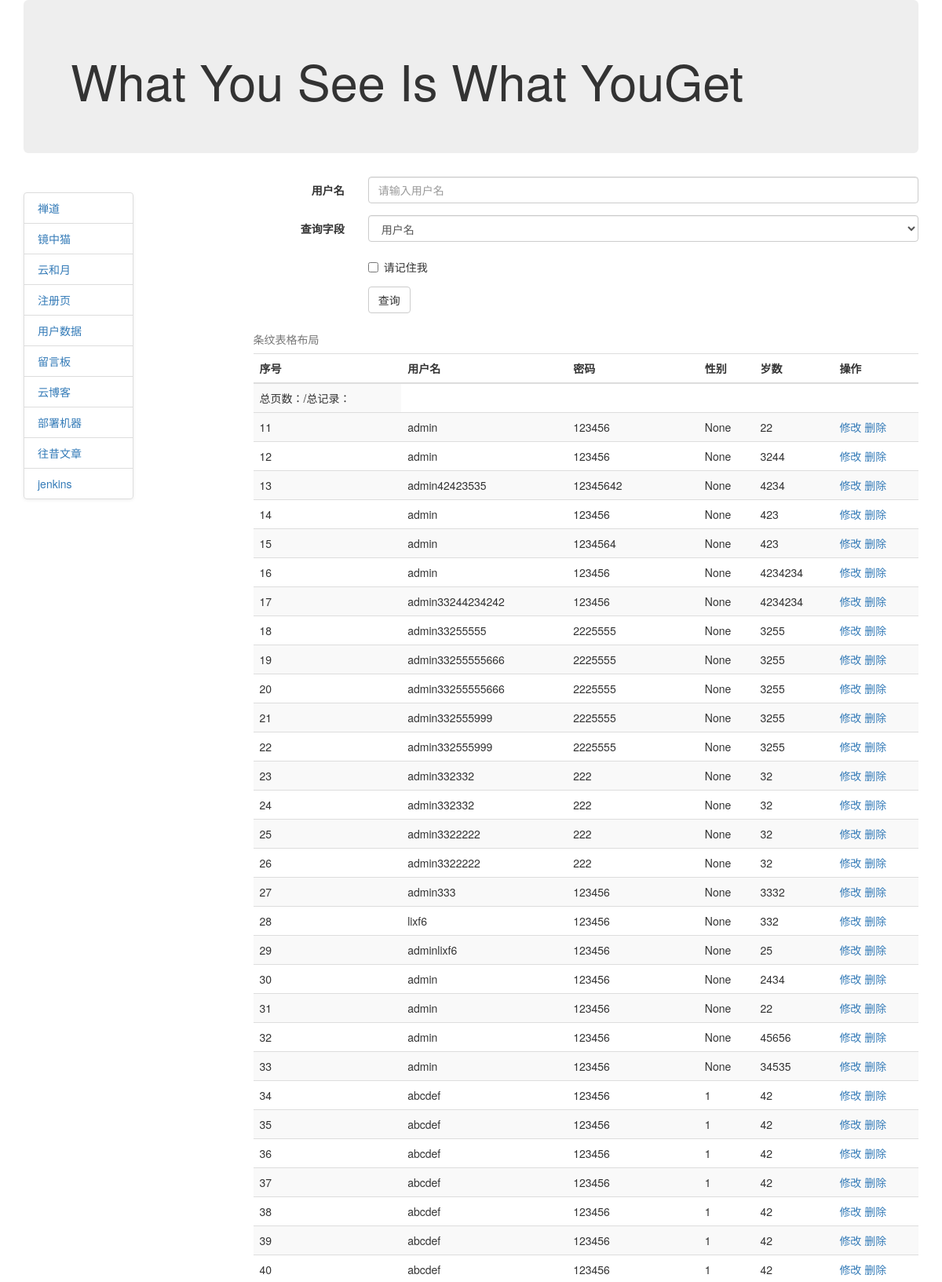
/user/userlist (upper part), run on the app's committed database.
### models.py (models this page shows)
class User(db.Model):
    id = db.Column(db.Integer, primary_key=True)
    username = db.Column(db.String)
    password = db.Column(db.String)
    sex = db.Column(db.String)
    age = db.Column(db.Integer)

### views/users/users.py (the view)
@user_app.route("/userlist", methods=['get', 'post'])
def userList():
    if request.method == "POST":
        input_username = request.form['username']
        condition = {request.form['field']: input_username}
        print(condition)
        users = User.query.filter_by(**condition).all()
        if not input_username:
            users = User.query.all()
    else:
        users = User.query.all()
    return render_template("user/user_list.html", users=users)

### templates/user/user_list.html (shortened to what this page needs)
{% extends 'base02.html' %}
{% block content %}
<form class="form-horizontal" role="form" action="{{ url_for("user_app.userList") }}" method="post">
  <div class="form-group">
    <label for="username" class="col-sm-2 control-label">用户名</label>
    <div class="col-sm-10">
      <input type="text" class="form-control" id="username" name="username" placeholder="请输入用户名">
    </div>
  </div>
  <div class="form-group">
		<label for="field" class="col-xs-2 control-label">查询字段</label>
		<div class="col-xs-10">
			<select name="field" class="form-control">
				<option value="username">用户名</option>
			</select>
		</div>
  </div>
  <div class="form-group">
    <div class="col-sm-offset-2 col-sm-10">
      <div class="checkbox">
        <label>
          <input type="checkbox">请记住我
        </label>
      </div>
    </div>
  </div>
  <div class="form-group">
    <div class="col-sm-offset-2 col-sm-10">
      <button type="submit" class="btn btn-default">查询</button>
    </div>
  </div>
</form>
<table class="table table-striped">
  <caption>条纹表格布局</caption>
	<tr>
		<td>总页数：{{ pages }}/总记录：{{ total }}</td>
	</tr>
  <thead>
    <tr>
		<th>序号</th>
		<th>用户名</th>
		<th>密码</th>
		<th>性别</th>
		<th>岁数</th>
		<th>操作</th>
	</tr>
  </thead>
  <tbody>
    {% for user in users %}
	<tr>
		<td>{{ user.id}}</td>
		<td>{{ user.username}}</td>
		<td>{{ user.password}}</td>
		<td>{{ user.sex}}</td>
		<td>{{ user.age}}</td>
		<td>
			<a href="{{ url_for("user_app.editUser", user_id=user.id) }}">修改</a>
			<a href="{{ url_for("user_app.deleteUser", user_id=user.id) }}">删除</a>
		</td>
	</tr>
	{% endfor %}
  </tbody>
</table>
{% endblock %}

### data on the page
User: id "11", username "admin", password "123456", sex "None", age "22"
User: id "12", username "admin", password "123456", sex "None", age "3244"
User: id "13", username "admin42423535", password "12345642", sex "None", age "4234"
User: id "14", username "admin", password "123456", sex "None", age "423"
User: id "15", username "admin", password "1234564", sex "None", age "423"
User: id "16", username "admin", password "123456", sex "None", age "4234234"
User: id "17", username "admin33244234242", password "123456", sex "None", age "4234234"
User: id "18", username "admin33255555", password "2225555", sex "None", age "3255"
User: id "19", username "admin33255555666", password "2225555", sex "None", age "3255"
User: id "20", username "admin33255555666", password "2225555", sex "None", age "3255"
User: id "21", username "admin332555999", password "2225555", sex "None", age "3255"
User: id "22", username "admin332555999", password "2225555", sex "None", age "3255"
User: id "23", username "admin332332", password "222", sex "None", age "32"
User: id "24", username "admin332332", password "222", sex "None", age "32"
User: id "25", username "admin3322222", password "222", sex "None", age "32"
User: id "26", username "admin3322222", password "222", sex "None", age "32"
User: id "27", username "admin333", password "123456", sex "None", age "3332"
User: id "28", username "lixf6", password "123456", sex "None", age "332"
User: id "29", username "adminlixf6", password "123456", sex "None", age "25"
User: id "30", username "admin", password "123456", sex "None", age "2434"
User: id "31", username "admin", password "123456", sex "None", age "22"
User: id "32", username "admin", password "123456", sex "None", age "45656"
User: id "33", username "admin", password "123456", sex "None", age "34535"
User: id "34", username "abcdef", password "123456", sex "1", age "42"
User: id "35", username "abcdef", password "123456", sex "1", age "42"
User: id "36", username "abcdef", password "123456", sex "1", age "42"
User: id "37", username "abcdef", password "123456", sex "1", age "42"
User: id "38", username "abcdef", password "123456", sex "1", age "42"
User: id "39", username "abcdef", password "123456", sex "1", age "42"
User: id "40", username "abcdef", password "123456", sex "1", age "42"
